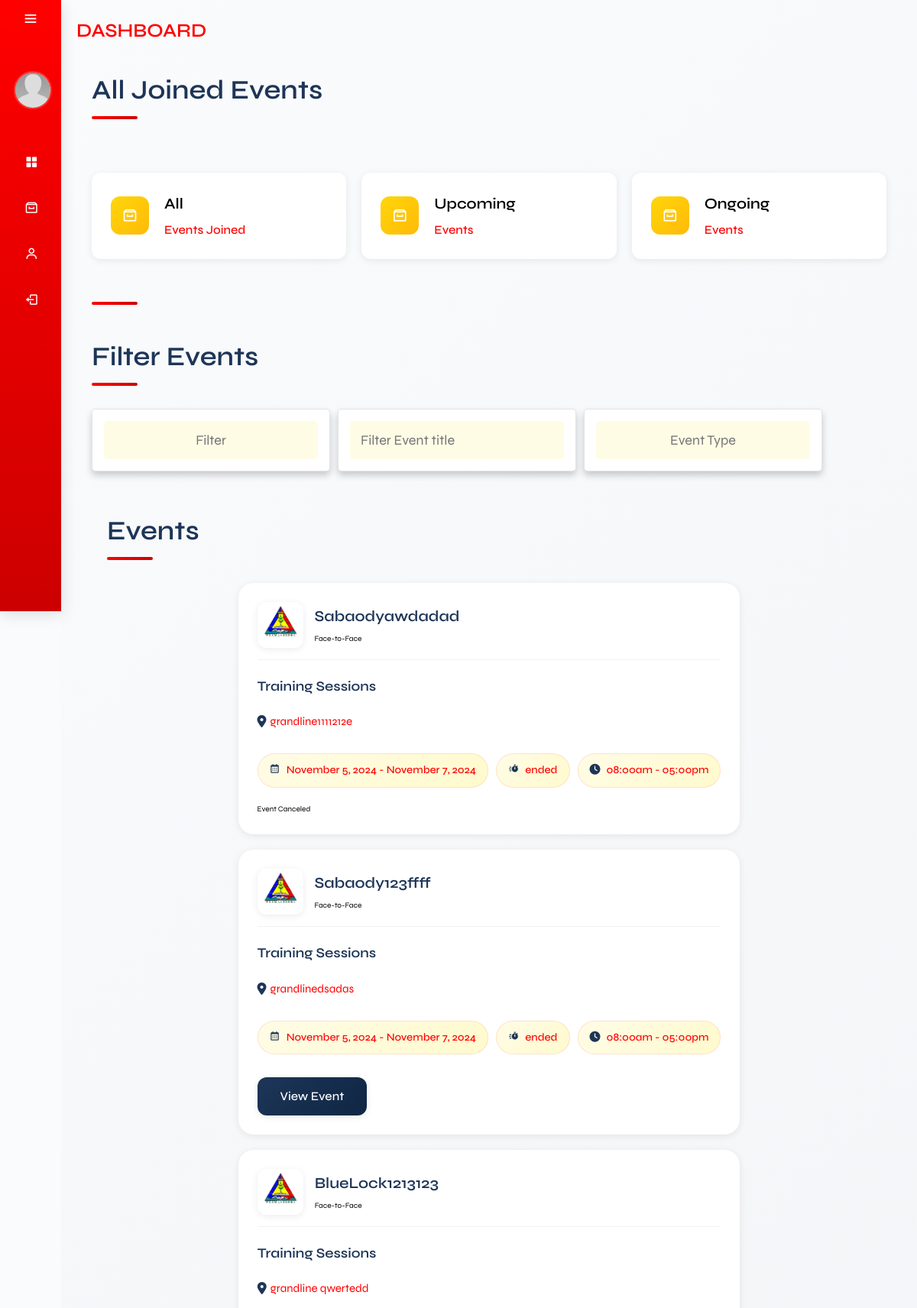
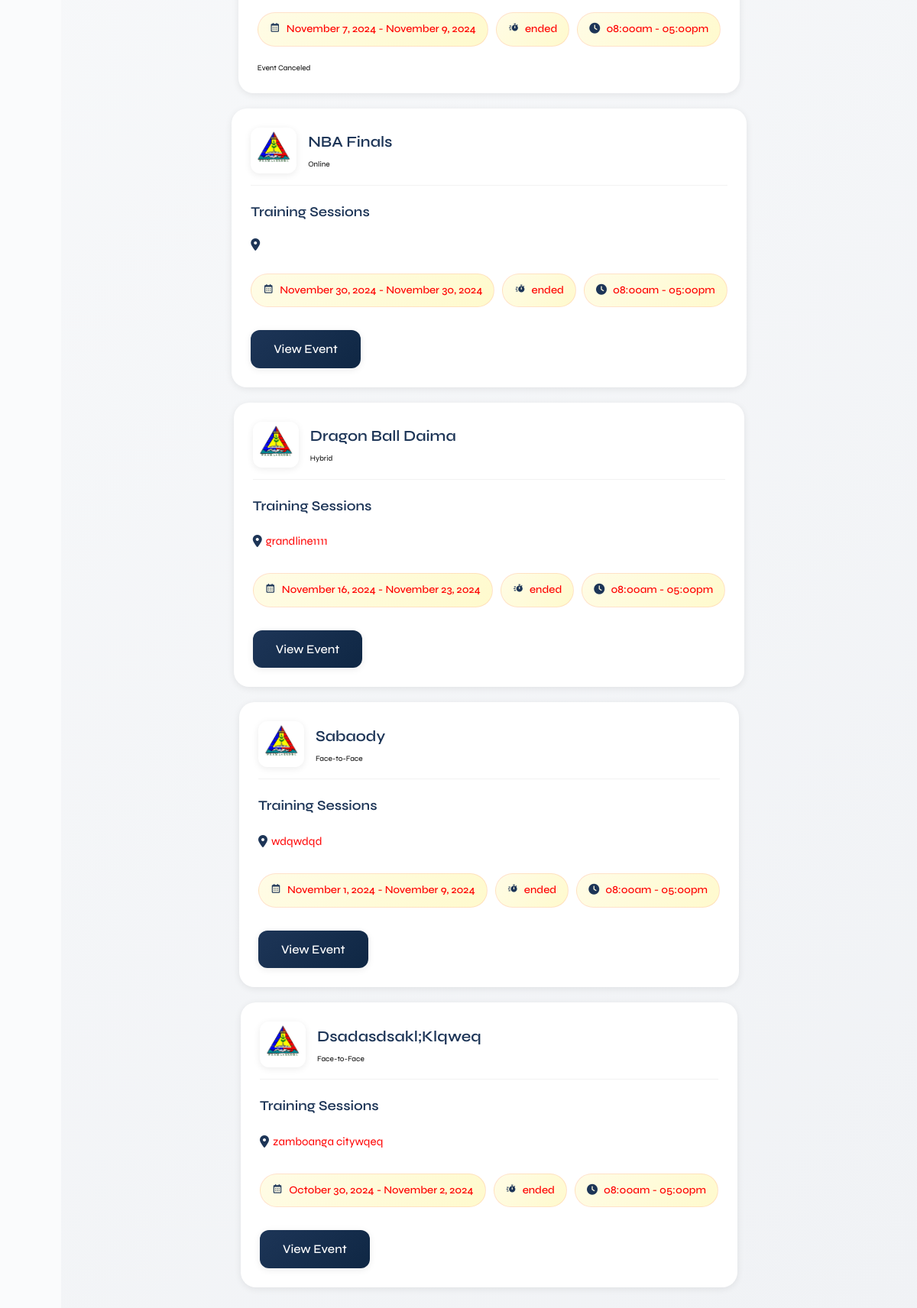
Screenshot of /user_side/total_events_grid.php (signed in) with the database file from the repository (2 pictures, top to bottom).
### tables this page shows
CREATE TABLE `eventparticipants` (
  `participant_id` int(11) NOT NULL,
  `event_id` int(11) DEFAULT NULL,
  `UserID` int(11) DEFAULT NULL
);

CREATE TABLE `events` (
  `event_id` int(11) NOT NULL,
  `event_title` varchar(255) NOT NULL,
  `event_description` text DEFAULT NULL,
  `event_type` varchar(50) NOT NULL,
  `event_mode` varchar(50) NOT NULL,
  `event_photo_path` varchar(255) DEFAULT NULL,
  `location` varchar(255) NOT NULL,
  `date_start` date NOT NULL,
  `date_end` date NOT NULL,
  `time_start` time NOT NULL,
  `time_end` time NOT NULL,
  `date_created` timestamp NOT NULL DEFAULT current_timestamp(),
  `event_link` text DEFAULT NULL,
  `cancelReason` text NOT NULL,
  `event_cancel` varchar(255) NOT NULL,
  `participant_limit` int(11) NOT NULL,
  `audience_type` varchar(100) NOT NULL
);

### function/F.totalEventsU_grid.php (the view, shortened to what this page needs)
<?php
require_once('../db.connection/connection.php');
if (isset($_SESSION['UserID'])) {
    $UserID = $_SESSION['UserID'];
    $sql = "SELECT Events.*, EventParticipants.UserID
            FROM Events
            INNER JOIN EventParticipants ON Events.event_id = EventParticipants.event_id
            WHERE EventParticipants.UserID = ?
            ORDER BY Events.date_created DESC";
    $stmt = $conn->prepare($sql);
    $stmt->bind_param("i", $UserID);
    $stmt->execute();
    $result = $stmt->get_result();
    while ($row = mysqli_fetch_assoc($result)) {
        $eventTitle = $row['event_title'];
        $eventLocation = $row['location'];
        $eventDateStart = date('F j, Y', strtotime($row['date_start']));
        $eventDateEnd = date('F j, Y', strtotime($row['date_end']));
        $eventTimeStart = date('h:ia', strtotime($row['time_start']));
        $eventTimeEnd = date('h:ia', strtotime($row['time_end']));
        $eventMode = $row['event_mode'];
        $eventType = $row['event_type'];
        $eventId = $row['event_id'];
        $isCanceled = !empty($row['event_cancel']);
        $isDeleted = !empty($row['deleted_at']);
        $eventTimeZone = new DateTimeZone('Asia/Manila');
        $currentDateTime = new DateTime('now', $eventTimeZone);
        $eventStartDateTime = new DateTime($row['date_start'] . ' ' . $row['time_start'], $eventTimeZone);
        $eventEndDateTime = new DateTime($row['date_end'] . ' ' . $row['time_end'], $eventTimeZone);
        if ($isCanceled) {
            $eventStatus = 'canceled';
        } elseif ($isDeleted) {
            $eventStatus = 'deleted';
        } elseif ($currentDateTime < $eventStartDateTime) {
            $eventStatus = 'upcoming';
        } elseif ($currentDateTime >= $eventStartDateTime && $currentDateTime <= $eventEndDateTime) {
            $eventStatus = 'ongoing';
        } else {
            $eventStatus = 'ended';
        }
?>
        <div class="box" data-start-date="<?php echo $eventStartDateTime->format('Y-m-d H:i:s'); ?>" data-end-date="<?php echo $eventEndDateTime->format('Y-m-d H:i:s'); ?>">
            <div class="company">
                <img src="img/wesmaarrdec-removebg-preview.png" alt="">
                <div>
                    <h3><?php echo $eventTitle; ?></h3>
                    <span><?php echo $eventMode; ?></span>
                </div>
            </div>
            <h3 class="event-title"><?php echo $eventType; ?></h3>
            <p class="location"><i class="fas fa-map-marker-alt"></i> <span><?php echo $eventLocation; ?></span></p>
            <div class="tags">
                <p><i class='bx bx-calendar'></i> <span><?php echo "$eventDateStart - $eventDateEnd"; ?></span></p>
                <p><i class='bx bxs-timer'></i> <span><?php echo $eventStatus; ?></span></p>
                <p><i class="fas fa-clock"></i> <span><?php echo "$eventTimeStart - $eventTimeEnd"; ?></span></p>
            </div>
            <div class="flex-btn">
                <?php if ($isCanceled): ?>
                    <span class="alert alert-warning">Event Canceled</span>
                <?php elseif ($isDeleted): ?>
                    <span class="alert alert-danger">Event Deleted</span>
                <?php else: ?>
                    <a href="myEvent.php?event_id=<?php echo $eventId; ?>" class="btn">view event</a>
                <?php endif; ?>
            </div>
        </div>
<?php
    }
} else {
    header("Location: login.php");
    exit();
}
?>

### user_side/css/main.css (style rules this page uses)
* { font-family: "Syne", sans-serif; margin: 0; padding: 0; box-sizing: border-box; text-decoration: none; outline: none; border: none; }
:root { --header-height: 3.5rem; --first-color: red; --first-color-alt: #1d3557; --first-color-light: hsl(var(--hue), 40%, 80%); --title-color: hsl(var(--hue), 24%, 16%); --text-color: black; --text-color-light: hsl(var(--hue), 8%, 60%); --white-color: hsl(0, 0%, 100%); --body-color: white; --container-color: #f1faee; --box-shadow: 0 0.5rem 1rem rgba(0, 0, 0, 0.2); --light-bg: #fffce6; --shadow-light: 0 2px 10px rgba(0, 0, 0, 0.08); --shadow-medium: 0 4px 20px rgba(0, 0, 0, 0.12); --shadow-heavy: 0 8px 30px rgba(0, 0, 0, 0.15); --border-radius: 12px; --border-radius-small: 8px; --border-radius-large: 20px; --border: 0.1rem solid rgba(0, 0, 0, 0.1); --border-light: 1px solid rgba(0, 0, 0, 0.05); --body-font: "Syne", sans-serif; --biggest-font-size: 2rem; --h1-font-size: 1.5rem; --h2-font-size: 1.25rem; --h3-font-size: 1rem; --normal-font-size: 0.938rem; --small-font-size: 0.813rem; --smaller-font-size: 0.75rem; --font-regular: 400; --font-medium: 500; --font-semi-bold: 600; --z-tooltip: 10; --z-fixed: 100; --z-modal: 1000; }
html { font-size: 62.5%; overflow-x: auto; scroll-padding-top: 7rem; scroll-behavior: smooth; }
body { background-color: #fafbfc; line-height: 1.6; }
.btn { display: inline-block; margin-top: 1rem; padding: 1.2rem 3rem; cursor: pointer; font-size: 1.6rem; color: var(--body-color); background: linear-gradient(135deg, var(--first-color-alt) 0%, #0f2744 100%); border-radius: var(--border-radius); text-transform: capitalize; text-align: center; margin-right: 2rem; transition: all 0.3s ease; font-weight: var(--font-medium); box-shadow: var(--shadow-light); }
.flex-btn { display: flex; align-items: center; justify-content: space-between; column-gap: 1rem; flex-wrap: wrap; }
.event-container .box-container .box { background: var(--body-color); border-radius: var(--border-radius-large); border: none; padding: 2.5rem; box-shadow: var(--shadow-light); overflow: hidden; display: block; transition: all 0.3s ease; position: relative; }
.event-container .box-container .box::before { content: ""; position: absolute; top: 0; left: 0; right: 0; height: 5px; background: linear-gradient(135deg, var(--first-color) 0%, #cc0000 100%); transform: scaleX(0); transition: transform 0.3s ease; }
.event-container .box-container .box .company { display: flex; align-items: center; gap: 1.5rem; margin-bottom: 2rem; padding-bottom: 1.5rem; border-bottom: 1px solid rgba(0, 0, 0, 0.05); }
.event-container .box-container .box .company img { height: 6rem; width: 6rem; object-fit: contain; border-radius: var(--border-radius); box-shadow: var(--shadow-light); }
.event-container .box-container .box .company h3 { font-size: 2rem; color: var(--first-color-alt); text-overflow: ellipsis; overflow-x: hidden; text-transform: capitalize; padding-bottom: 0.5rem; font-weight: var(--font-semi-bold); }
.event-container .box-container .box .event-title { font-size: 1.8rem; color: var(--first-color-alt); text-transform: capitalize; overflow-x: hidden; text-overflow: ellipsis; font-weight: var(--font-semi-bold); margin-bottom: 1rem; }
.event-container .box-container .box .location { padding: 1rem 0; font-size: 1.5rem; color: var(--first-color); display: flex; align-items: center; gap: 0.5rem; }
.event-container .box-container .box .location i { color: var(--first-color-alt); font-size: 1.6rem; }
.event-container .box-container .box .tags { display: flex; flex-wrap: wrap; gap: 1rem; margin: 2rem 0; }
.event-container .box-container .box .tags p { padding: 1rem 1.5rem; border-radius: 25px; color: var(--first-color); font-size: 1.4rem; background: linear-gradient(135deg, var(--light-bg) 0%, #fffacd 100%); font-weight: var(--font-medium); border: 1px solid rgba(255, 0, 0, 0.1); transition: all 0.3s ease; }
.event-container .box-container .box .tags p i { color: var(--first-color-alt); margin-right: 0.5rem; }

### rows the page displays
eventparticipants: event.event_title "Sabaodyawdadad", event.event_mode "Face-to-Face", event.event_type "Training Sessions", event.location "grandline1111212e", event.date_start "November 5, 2024", event.date_end "November 7, 2024", event.time_start "08:00am", event.time_end "05:00pm", shows "Event Canceled"
eventparticipants: event.event_title "Sabaody123ffff", event.event_mode "Face-to-Face", event.event_type "Training Sessions", event.location "grandlinedsadas", event.date_start "November 5, 2024", event.date_end "November 7, 2024", event.time_start "08:00am", event.time_end "05:00pm"
eventparticipants: event.event_title "BlueLock1213123", event.event_mode "Face-to-Face", event.event_type "Training Sessions", event.location "grandline qwertedd", event.date_start "November 7, 2024", event.date_end "November 9, 2024", event.time_start "08:00am", event.time_end "05:00pm", shows "Event Canceled"
eventparticipants: event.event_title "NBA Finals", event.event_mode "Online", event.event_type "Training Sessions", event.date_start "November 30, 2024", event.date_end "November 30, 2024", event.time_start "08:00am", event.time_end "05:00pm"
eventparticipants: event.event_title "Dragon Ball Daima", event.event_mode "Hybrid", event.event_type "Training Sessions", event.location "grandline1111", event.date_start "November 16, 2024", event.date_end "November 23, 2024", event.time_start "08:00am", event.time_end "05:00pm"
eventparticipants: event.event_title "Sabaody", event.event_mode "Face-to-Face", event.event_type "Training Sessions", event.location "wdqwdqd", event.date_start "November 1, 2024", event.date_end "November 9, 2024", event.time_start "08:00am", event.time_end "05:00pm"
eventparticipants: event.event_title "Dsadasdsakl;klqweq", event.event_mode "Face-to-Face", event.event_type "Training Sessions", event.location "zamboanga citywqeq", event.date_start "October 30, 2024", event.date_end "November 2, 2024", event.time_start "08:00am", event.time_end "05:00pm"
